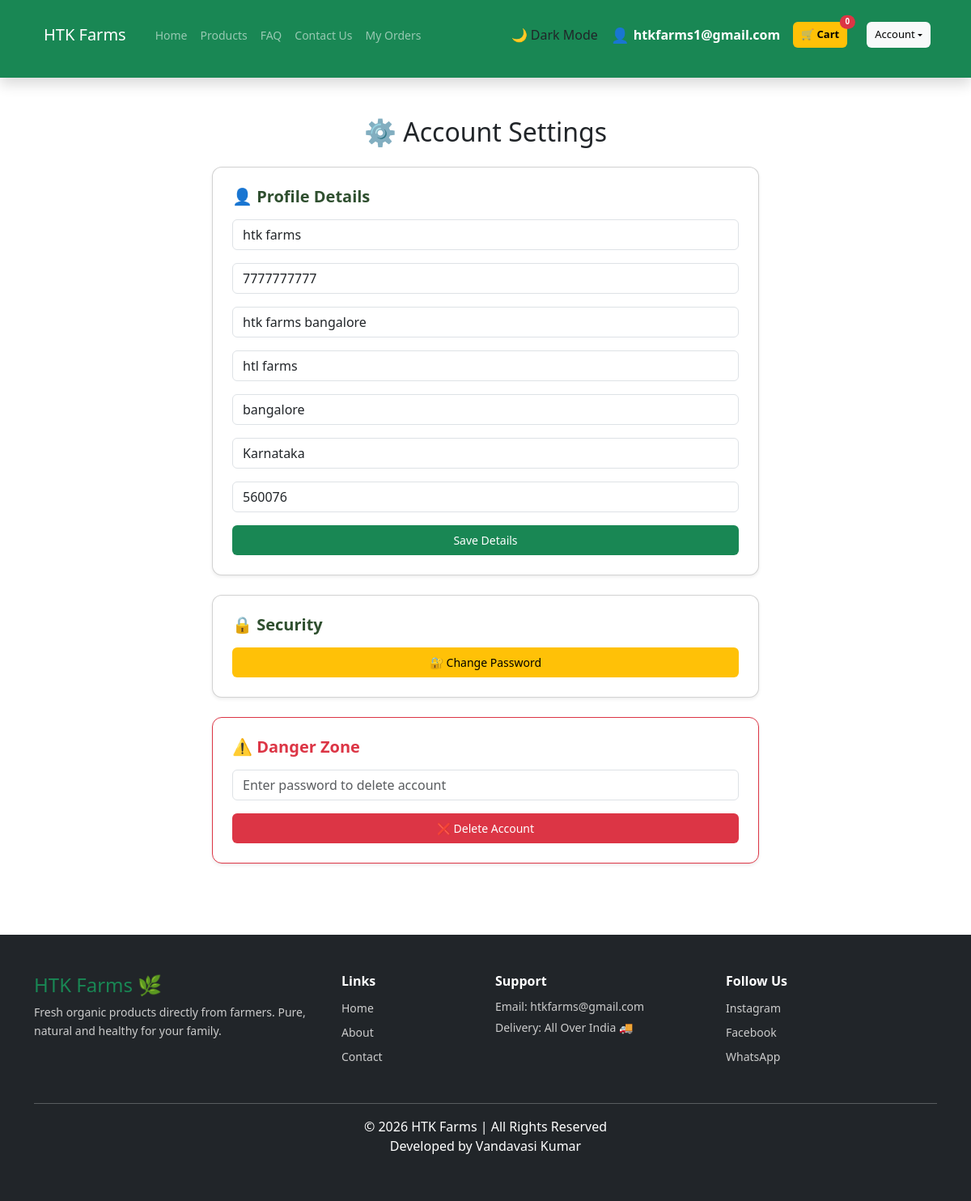
The page /settings/ (signed in) on the database its author committed.
### htkapp/models.py (models this page shows, shortened)
class UserProfile(models.Model):
    user = models.OneToOneField(User, on_delete=models.CASCADE)
    phone = models.CharField(max_length=15)
    country_code = models.CharField(max_length=5)
    email_verified = models.BooleanField(default=False)
    full_name = models.CharField(max_length=100, blank=True)
    address_line1 = models.CharField(max_length=200, blank=True)
    address_line2 = models.CharField(max_length=200, blank=True)
    city = models.CharField(max_length=100, blank=True)
    state = models.CharField(max_length=100, blank=True, null=True)
    pincode = models.CharField(max_length=6, blank=True)

### htkapp/views.py (the view, shortened to what this page needs)
# urls.py: path("settings/", views.user_settings, name="user_settings"),
@login_required
def user_settings(request):
    profile = UserProfile.objects.get(user=request.user)
    return render(request, "settings.html", {"profile": profile})

### htkapp/context_processors.py (called while the page is built)
def categories_processor(request):
    return {
        "categories": Category.objects.all()
    }

### htkapp/views.py (called while the page is built)
def get_cart_count(request):
    if request.user.is_authenticated:
        count = sum(item.quantity for item in CartItem.objects.filter(user=request.user))
    else:
        count = 0
    return {
        "cart_count": count
    }

### templates/settings.html (shortened to what this page needs)
{% extends "base.html" %}
{% block content %}
<div class="container mt-4" style="max-width:700px;">
  <h2 class="mb-4 text-center">⚙️ Account Settings</h2>
  <div class="card p-4 mb-4 shadow-sm">
    <h5 class="mb-3">👤 Profile Details</h5>
    <form method="POST">
      <input name="name" value="{{ profile.full_name }}" placeholder="Full Name" class="form-control mb-3" required>
      <input name="phone" value="{{ profile.phone }}" placeholder="Phone" class="form-control mb-3" required
        pattern="[0-9]{10}">
      <input name="address1" value="{{ profile.address_line1 }}" placeholder="Address Line 1" class="form-control mb-3"
        required>
      <input name="address2" value="{{ profile.address_line2 }}" placeholder="Address Line 2" class="form-control mb-3">
      <input name="city" value="{{ profile.city }}" placeholder="City" class="form-control mb-3" required>
      <input name="state" value="{{ profile.state }}" placeholder="State" class="form-control mb-3" required>
      <input name="pincode" value="{{ profile.pincode }}" placeholder="Pincode" class="form-control mb-3" required
        pattern="[0-9]{6}">
      <button class="btn btn-success w-100">Save Details</button>
    </form>
  </div>
  <div class="card p-4 mb-4 shadow-sm">
    <h5 class="mb-3">🔒 Security</h5>
    <a href="{% url 'change_password' %}" class="btn btn-warning w-100">
      🔐 Change Password
    </a>
  </div>
  <div class="card p-4 shadow-sm border-danger">
    <h5 class="mb-3 text-danger">⚠️ Danger Zone</h5>
    <form method="POST">
      <input type="password" name="password" placeholder="Enter password to delete account" class="form-control mb-3">
      <button class="btn btn-danger w-100">
        ❌ Delete Account
      </button>
    </form>
  </div>
</div>
{% endblock %}

### templates/base.html (shortened to what this page needs)
<!DOCTYPE html>
<html>
<head>
  {% load static %}
  <link href="https://cdn.jsdelivr.net/npm/bootstrap@5.3.2/dist/css/bootstrap.min.css" rel="stylesheet">
  <link rel="stylesheet" href="{% static 'css/style.css' %}">
</head>
<body class="d-flex flex-column min-vh-100">
  <nav class="navbar navbar-expand-lg navbar-dark bg-success fixed-top shadow">
    <div class="container" style="padding-top: 20px; margin-bottom: 30px;">
      <a class="navbar-brand" href="/">HTK Farms</a>
      <div class="collapse navbar-collapse" id="navbarNav">
        <ul class="navbar-nav me-auto">
          <li class="nav-item">
            <a class="nav-link" href="/">Home</a>
          </li>
          <li class="nav-item">
            <a class="nav-link" href="/products/">Products</a>
          </li>
          <li class="nav-item">
            <a class="nav-link" href="{% url 'faq' %}">FAQ</a>
          </li>
          <li class="nav-item">
            <a class="nav-link" href="{% url 'contact' %}">Contact Us</a>
          </li>
          {% if user.is_authenticated and not user.is_superuser %}
          <a class="nav-link" href="{% url 'order_history' %}">My Orders</a>
          {% endif %}
        </ul>
        <div class="d-flex align-items-center gap-3">
          <button id="modeToggle" class="dropdown-item">
          </button>
          {% if user.is_authenticated and not user.is_superuser %}
          <div class="d-flex align-items-center text-white">
            <span style="font-size:18px; margin-right:6px;">👤</span>
            <strong>{{ request.user.username }}</strong>
          </div>
          <a href="/cart/" class="btn btn-warning btn-sm fw-bold position-relative"> 🛒 Cart
            <span id="cart-count"
              class="position-absolute top-0 start-100 translate-middle badge rounded-pill bg-danger">
              {{ cart_count }}
            </span>
          </a>
          <div class="dropdown">
            <button class="btn btn-light dropdown-toggle" data-bs-toggle="dropdown">
              Account
            </button>
          </div>
          {% elif not user.is_authenticated %}
          <button class="btn btn-light" data-bs-toggle="modal" data-bs-target="#loginModal">
            Account
          </button>
          {% endif %}
        </div>
      </div>
    </div>
  </nav>
  <main class="flex-grow-1">
    <div class="container" style="margin-top:65px; padding-top: 5px;">
      {% block content %}
      {% endblock %}
    </div>
  </main>
  {% include 'footer.html' %}
</body>
</html>

### static/css/style.css (style rules this page uses)
body { padding-top: 50px; }
.btn { padding: 8px 14px; border: none; border-radius: 6px; cursor: pointer; margin-right: 8px; font-size: 14px; }
.card { transition: 0.3s; cursor: pointer; border-radius: 12px; }
body { transition: background-color 0.3s ease, color 0.3s ease; }
#modeToggle { cursor: pointer; }
.navbar .btn { height: 32px; padding: 6px 10px; display: flex; align-items: center; font-size: 13px; }
.container h5 { font-weight: 600; color: #2f4f2f; }
section, .container { margin-bottom: 40px; }
.btn { transition: 0.3s; white-space: nowrap; }
.navbar-nav { flex-wrap: wrap; }
.container { max-width: 1140px; }
.navbar { padding-top: 0 !important; padding-bottom: 0 !important; min-height: 40px; }
.navbar-brand { font-size: 20px; padding: 8px 12px 8px 12px; }
.navbar-nav .nav-link { padding-top: 6px; padding-bottom: 6px; font-size: 14px; }

### rows shown on the page
UserProfile: name "htk farms", phone "7777777777", address1 "htk farms bangalore", address2 "htl farms", city "bangalore", state "Karnataka", pincode "560076"

### other values the page prints
{{ request.user.username }} "htkfarms1@gmail.com"
{{ cart_count }} "0"
